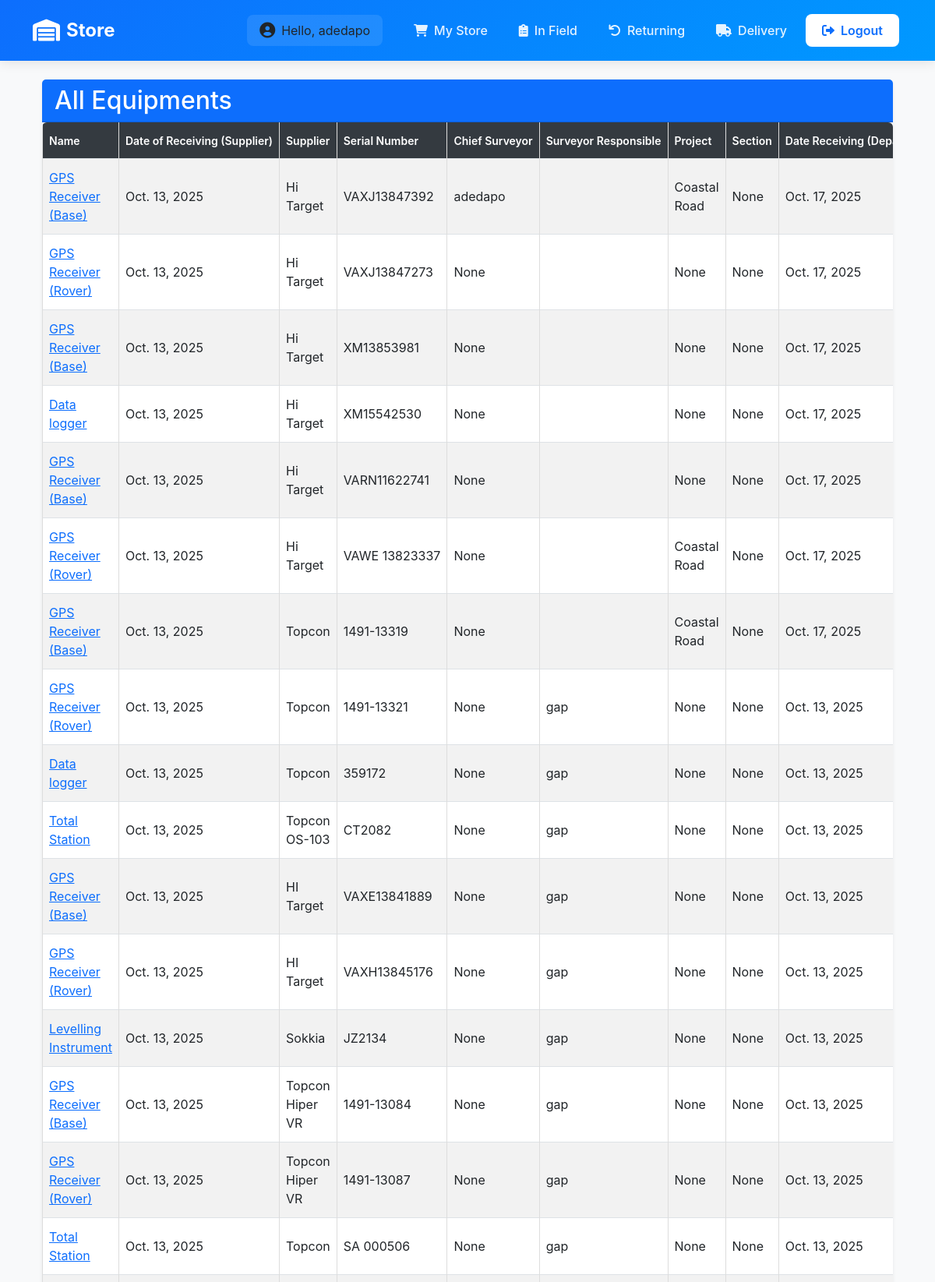
Screenshot of /store_all/ (signed in, upper part) with the database file from the repository.
### inventory/models.py (models this page shows, shortened)
class EquipmentsInSurvey(models.Model):
    EQUIPMENT_CHOICES = [
        ('GPS Receiver (Base)', 'GPS Receiver (Base)'),
        ('GPS Receiver (Rover)', 'GPS Receiver (Rover)'),
        ('Data logger', 'Data logger'),
        ('External Radio', "External Radio"),
        ('Total Station', "Total Station"),
        ('Levelling Instrument', 'Levelling Instrument'),
        ('Eco Sounder', 'Eco Sounder'),
    ]
    owner_choice = [
        ('Hi-Tech', "Hi-Tech"),
        ("Sub-Contractor", "Sub-Contractor")
    ]
    name = models.CharField(max_length=100, help_text="Equipment Name", choices=EQUIPMENT_CHOICES)
    date_of_receiving_from_supplier = models.DateField(default=timezone.now, help_text="Date when equipment was received from supplier")
    supplier = models.CharField(max_length=100, help_text="Manufacturer/Model from CSV")
    owner = models.CharField(max_length=20, choices=owner_choice)
    serial_number = models.CharField(max_length=100, help_text="Equipment Serial Number")
    condition = models.CharField(max_length=50, help_text="Equipment condition from CSV", default="Good")
    CONDITION_AFTER_USE_CHOICES = [
        ("Good", "Good"),
        ("Need Repair", "Need Repair")
    ]
    chief_surveyor = models.ForeignKey(User, on_delete=models.CASCADE, null=True, blank=True)
    surveyor_responsible = models.CharField(max_length=100, null=False, blank=True, help_text="Name of the surveyor responsible for the equipment",  default="gap")
    quantity = models.PositiveBigIntegerField(default=1, help_text="Number of Quantity")
    project = models.CharField(max_length=20, choices=[('Coastal Road', 'Coastal Road'), ('Sokoto', 'Sokoto'), ('gap', 'gap')], blank=True, null=True, help_text="Project Name", default="gap")
    section = models.CharField(max_length=100, null=True, blank=True)
    date_receiving_from_department = models.DateField(default=timezone.now, help_text="Date when the equipment was received from the department")
    status = models.CharField(choices=[('In Store', 'In Store'), ('In Field', 'In Field'), ('With Chief Surveyor', 'With Chief Surveyor'), ('Returning', 'Returning'), ('Delivering', 'Delivering')], max_length=100, default='In Store', blank=True, null=True, help_text="Current status of the equipment")
    delivery_status = models.CharField(max_length=10, choices=[('Delivered', 'Delivered'), ('Delivering', 'Delivering'), ('Cancelled', 'Cancelled')], null=True, blank=True)
    return_comment = models.TextField(null=True, blank=True, help_text="Comment when equipment is returned", default="gap")
    return_date = models.DateTimeField(null=True, blank=True, help_text="Date when equipment was returned")

### inventory/views.py (the view)
# urls.py: path('store_all/', store_all, name='store_all'),
def store_all(request):
    data = EquipmentsInSurvey.objects.all()
    return render(request, 'inventory/store_all.html', {'data': data})

### inventory/context_processors.py (called while the page is built)
def is_admin(request):
    return {'is_admin': request.user.is_authenticated and request.user.is_superuser}

### inventory/templates/inventory/store_all.html (shortened to what this page needs)
{% extends 'base/base_dashboard.html' %}
{% block content %}
<div class="container-fluid mt-4">
    <div class="card shadow-sm border-0">
        <div class="card-header bg-primary text-white">
            <h2 class="mb-0">All Equipments</h2>
        </div>
        <div class="card-body p-0">
            <div class="table-responsive" style="overflow-x: auto; -webkit-overflow-scrolling: touch;">
                <table class="table table-striped table-hover table-bordered align-middle mb-0">
                    <thead class="table-dark">
                        <tr>
                            <th>Name</th>
                            <th>Date of Receiving (Supplier)</th>
                            <th>Supplier</th>
                            <th>Serial Number</th>
                            <th>Chief Surveyor</th>
                            <th>Surveyor Responsible</th>
                            <th>Project</th>
                            <th>Section</th>
                            <th>Date Receiving (Department)</th>
                        </tr>
                    </thead>
                    <tbody>
                        {% for info in data %}
                        <tr>
                            <td><a href="{% url 'equipment_detail' info.id %}">{{ info.name }}</a></td>
                            <td>{{ info.date_of_receiving_from_supplier }}</td>
                            <td>{{ info.supplier }}</td>
                            <td class="no-wrap">{{ info.serial_number }}</td>
                            <td>{{ info.chief_surveyor }}</td>
                            <td>{{ info.surveyor_responsible }}</td>
                            <td>{{ info.project }}</td>
                            <td>{{ info.section }}</td>
                            <td>{{ info.date_receiving_from_department }}</td>
                        </tr>
                        {% endfor %}
                    </tbody>
                </table>
            </div>
        </div>
    </div>
</div>
{% endblock %}

### templates/base/base_dashboard.html (shortened to what this page needs)
<!DOCTYPE html>
<html lang="en">
<head>
    {% load static %}
    <link href="https://cdn.jsdelivr.net/npm/bootstrap@5.3.0-alpha1/dist/css/bootstrap.min.css" rel="stylesheet">
    <link href="https://cdnjs.cloudflare.com/ajax/libs/font-awesome/6.0.0/css/all.min.css" rel="stylesheet">
</head>
<body>
<nav class="navbar navbar-expand-lg navbar-dark sticky-top">
    <div class="container">
        <a class="navbar-brand" href="{% if is_admin %}{% url 'store' %}{% else %}#{% endif %}">
            <i class="fas fa-warehouse"></i>
            {% if is_admin %}Head Office{% else %}Store{% endif %}
        </a>
        <div class="collapse navbar-collapse" id="navbarNav">
            <ul class="navbar-nav ms-auto align-items-center">
                {% if user.is_authenticated or is_admin %}
                    <li class="nav-item">
                        <div class="user-welcome">
                            <i class="fas fa-user-circle"></i>
                            <span>Hello, {{ user.username }}</span>
                        </div>
                    </li>
                    {% if is_admin %}
                        <li class="nav-item">
                            <a class="nav-link {% if request.resolver_match.url_name == 'store' %}active{% endif %}"
                               href="{% url 'store' %}">
                                <i class="fas fa-store me-2"></i>Store
                            </a>
                        </li>
                        <li class="nav-item">
                            <a class="nav-link {% if request.resolver_match.url_name == 'store_all' %}active{% endif %}"
                               href="{% url 'store_all' %}">
                                <i class="fas fa-boxes me-2"></i>All Equipment
                            </a>
                        </li>
                        <li class="nav-item">
                            <a class="nav-link {% if request.resolver_match.url_name == 'store_field' %}active{% endif %}"
                               href="{% url 'store_field' %}">
                                <i class="fas fa-map-marked-alt me-2"></i>In Field
                            </a>
                        </li>
                        <li class="nav-item">
                            <a class="nav-link {% if request.resolver_match.url_name == 'store_returning' %}active{% endif %}"
                               href="{% url 'store_returning' %}">
                                <i class="fas fa-undo me-2"></i>Returning
                            </a>
                        </li>
                        <li class="nav-item">
                            <a class="nav-link {% if request.resolver_match.url_name == 'delivery' %}active{% endif %}"
                               href="{% url 'delivery' %}">
                                <i class="fas fa-truck me-2"></i>Delivery
                            </a>
                        </li>
                        <!-- <li class="nav-item">
                            <a class="nav-link {% if request.resolver_match.url_name == 'personnel_list' %}active{% endif %}"
                               href="{% url 'personnel_list' %}">
                                <i class="fas fa-users me-2"></i>Personnel
                            </a>
                        </li> -->
                    {% else %}
                        <li class="nav-item">
                            <a class="nav-link {% if request.resolver_match.url_name == 'request_equipment' %}active{% endif %}"
                               href="{% url 'request_equipment' %}">
                                <i class="fas fa-shopping-cart me-2"></i>My Store
                            </a>
                        </li>
                        <li class="nav-item">
                            <a class="nav-link {% if request.resolver_match.url_name == 'profile' %}active{% endif %}"
                               href="{% url 'profile' %}">
                                <i class="fas fa-clipboard-list me-2"></i>In Field
                            </a>
                        </li>
                        <li class="nav-item">
                            <a class="nav-link {% if request.resolver_match.url_name == 'store_returning' %}active{% endif %}"
                               href="{% url 'store_returning' %}">
                                <i class="fas fa-undo me-2"></i>Returning
                            </a>
                        </li>
                        <li class="nav-item">
                            <a class="nav-link {% if request.resolver_match.url_name == 'delivery' %}active{% endif %}"
                               href="{% url 'delivery' %}">
                                <i class="fas fa-truck me-2"></i>Delivery
                            </a>
                        </li>
                    {% endif %}
                    <li class="nav-item">
                        <form method="POST" action="{% url 'logout' %}">
                            <button type="submit" class="btn nav-btn">
                                <i class="fas fa-sign-out-alt me-2"></i>Logout
                            </button>
                        </form>
                    </li>
                {% else %}
                    <li class="nav-item">
                        <a class="nav-link nav-btn" href="{% url 'login' %}">
                            <i class="fas fa-sign-in-alt me-2"></i>Login
                        </a>
                    </li>
                {% endif %}
            </ul>
        </div>
    </div>
</nav>
<div class="container">
    {% block content %}
    {% endblock %}
</div>
</body>
</html>

### templates/base/base_dashboard.html (style rules this page uses)
.navbar { padding: 1rem 0; background: linear-gradient(135deg, #0d6efd 0%, #0099ff 100%) !important; box-shadow: 0 2px 15px rgba(0, 0, 0, 0.1); }
.navbar-brand { font-size: 1.5rem; font-weight: 700; color: white !important; display: flex; align-items: center; gap: 0.5rem; }
.navbar-brand i { font-size: 1.75rem; }
.nav-item { margin: 0 0.25rem; }
.nav-link { color: rgba(255, 255, 255, 0.9) !important; font-weight: 500; padding: 0.5rem 1rem !important; border-radius: 0.5rem; transition: all 0.3s ease; }
.user-welcome { display: flex; align-items: center; gap: 0.5rem; padding: 0.5rem 1rem; background: rgba(255, 255, 255, 0.1); border-radius: 0.5rem; margin-right: 1rem; }
.user-welcome i { font-size: 1.25rem; }
.nav-btn { color: #0d6efd !important; background: white; border-radius: 0.5rem; padding: 0.5rem 1.25rem !important; font-weight: 600; transition: all 0.3s ease; }
body { font-family: 'Inter', Arial, sans-serif; margin: 0; padding: 0; background-color: #f8f9fa; }
table { width: 100%; border-collapse: collapse; }
th, td { border: 1px solid #ddd; padding: 8px; text-align: left; }
th { background-color: #f2f2f2; }
tr:nth-child(even) { background-color: #f9f9f9; }

### inventory/templates/inventory/store_all.html (style rules this page uses)
.table-responsive { overflow-x: auto; overflow-y: auto; max-height: calc(100vh - 200px); -webkit-overflow-scrolling: touch; border-radius: 0.375rem; }
.table { margin-bottom: 0; min-width: 800px; }
.table th { position: sticky; top: 0; background: #343a40; z-index: 1; white-space: nowrap; padding: 0.75rem 0.5rem; font-size: 0.875rem; font-weight: 600; }
.table td { padding: 0.75rem 0.5rem; vertical-align: middle; border-top: 1px solid #dee2e6; }
.table td:not(.no-wrap) { white-space: normal; word-wrap: break-word; max-width: 200px; }
.table td.no-wrap { white-space: nowrap; }

### rows the page displays
EquipmentsInSurvey: name "GPS Receiver (Base)", date_of_receiving_from_supplier "Oct. 13, 2025", supplier "Hi Target", serial_number "VAXJ13847392", chief_surveyor "adedapo", project "Coastal Road", section "None", date_receiving_from_department "Oct. 17, 2025"
EquipmentsInSurvey: name "GPS Receiver (Rover)", date_of_receiving_from_supplier "Oct. 13, 2025", supplier "Hi Target", serial_number "VAXJ13847273", chief_surveyor "None", project "None", section "None", date_receiving_from_department "Oct. 17, 2025"
EquipmentsInSurvey: name "GPS Receiver (Base)", date_of_receiving_from_supplier "Oct. 13, 2025", supplier "Hi Target", serial_number "XM13853981", chief_surveyor "None", project "None", section "None", date_receiving_from_department "Oct. 17, 2025"
EquipmentsInSurvey: name "Data logger", date_of_receiving_from_supplier "Oct. 13, 2025", supplier "Hi Target", serial_number "XM15542530", chief_surveyor "None", project "None", section "None", date_receiving_from_department "Oct. 17, 2025"
EquipmentsInSurvey: name "GPS Receiver (Base)", date_of_receiving_from_supplier "Oct. 13, 2025", supplier "Hi Target", serial_number "VARN11622741", chief_surveyor "None", project "None", section "None", date_receiving_from_department "Oct. 17, 2025"
EquipmentsInSurvey: name "GPS Receiver (Rover)", date_of_receiving_from_supplier "Oct. 13, 2025", supplier "Hi Target", serial_number "VAWE 13823337", chief_surveyor "None", project "Coastal Road", section "None", date_receiving_from_department "Oct. 17, 2025"
EquipmentsInSurvey: name "GPS Receiver (Base)", date_of_receiving_from_supplier "Oct. 13, 2025", supplier "Topcon", serial_number "1491-13319", chief_surveyor "None", project "Coastal Road", section "None", date_receiving_from_department "Oct. 17, 2025"
EquipmentsInSurvey: name "GPS Receiver (Rover)", date_of_receiving_from_supplier "Oct. 13, 2025", supplier "Topcon", serial_number "1491-13321", chief_surveyor "None", surveyor_responsible "gap", project "None", section "None", date_receiving_from_department "Oct. 13, 2025"
EquipmentsInSurvey: name "Data logger", date_of_receiving_from_supplier "Oct. 13, 2025", supplier "Topcon", serial_number "359172", chief_surveyor "None", surveyor_responsible "gap", project "None", section "None", date_receiving_from_department "Oct. 13, 2025"
EquipmentsInSurvey: name "Total Station", date_of_receiving_from_supplier "Oct. 13, 2025", supplier "Topcon OS-103", serial_number "CT2082", chief_surveyor "None", surveyor_responsible "gap", project "None", section "None", date_receiving_from_department "Oct. 13, 2025"
EquipmentsInSurvey: name "GPS Receiver (Base)", date_of_receiving_from_supplier "Oct. 13, 2025", supplier "HI Target", serial_number "VAXE13841889", chief_surveyor "None", surveyor_responsible "gap", project "None", section "None", date_receiving_from_department "Oct. 13, 2025"
EquipmentsInSurvey: name "GPS Receiver (Rover)", date_of_receiving_from_supplier "Oct. 13, 2025", supplier "HI Target", serial_number "VAXH13845176", chief_surveyor "None", surveyor_responsible "gap", project "None", section "None", date_receiving_from_department "Oct. 13, 2025"
EquipmentsInSurvey: name "Levelling Instrument", date_of_receiving_from_supplier "Oct. 13, 2025", supplier "Sokkia", serial_number "JZ2134", chief_surveyor "None", surveyor_responsible "gap", project "None", section "None", date_receiving_from_department "Oct. 13, 2025"
EquipmentsInSurvey: name "GPS Receiver (Base)", date_of_receiving_from_supplier "Oct. 13, 2025", supplier "Topcon Hiper VR", serial_number "1491-13084", chief_surveyor "None", surveyor_responsible "gap", project "None", section "None", date_receiving_from_department "Oct. 13, 2025"
EquipmentsInSurvey: name "GPS Receiver (Rover)", date_of_receiving_from_supplier "Oct. 13, 2025", supplier "Topcon Hiper VR", serial_number "1491-13087", chief_surveyor "None", surveyor_responsible "gap", project "None", section "None", date_receiving_from_department "Oct. 13, 2025"
EquipmentsInSurvey: name "Total Station", date_of_receiving_from_supplier "Oct. 13, 2025", supplier "Topcon", serial_number "SA 000506", chief_surveyor "None", surveyor_responsible "gap", project "None", section "None", date_receiving_from_department "Oct. 13, 2025"

### other values shown
{{ user.username }} "adedapo"
